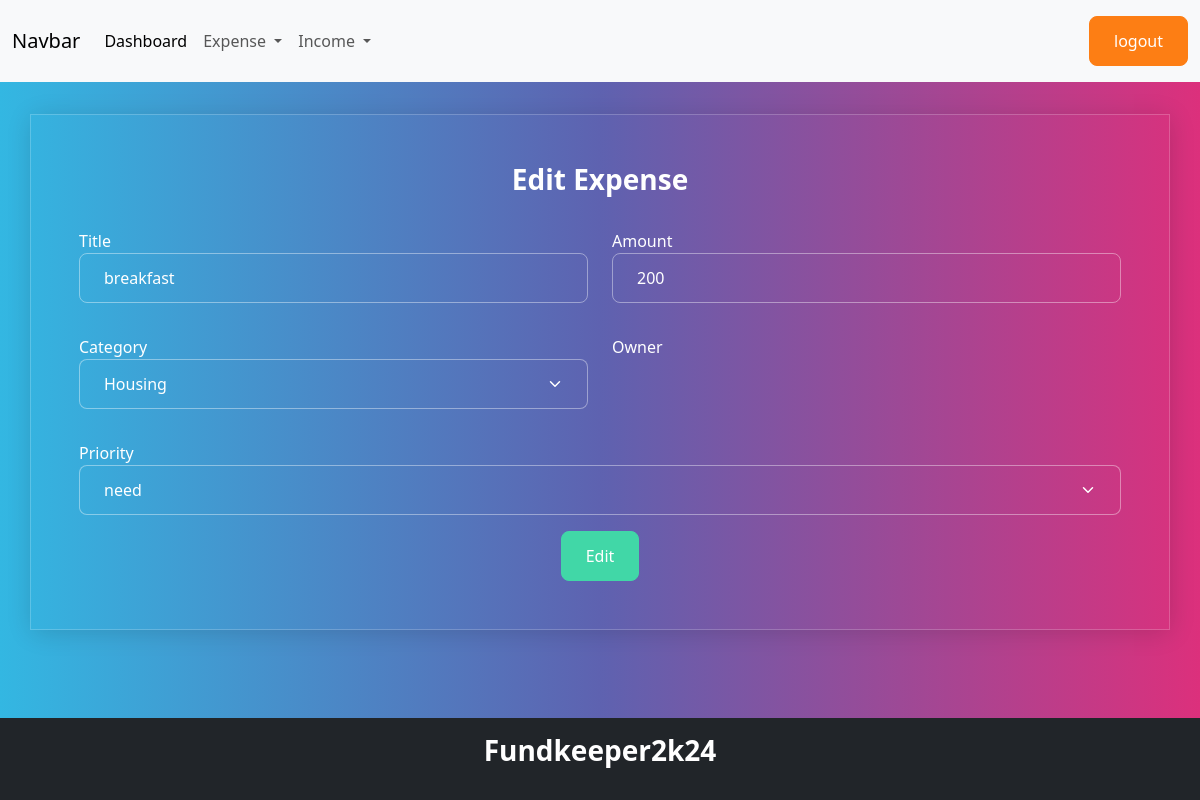
The page /expense/3/change/ (signed in) on the database its author committed.
### budget/models.py (models this page shows, shortened)
class Expense(models.Model):
    title=models.CharField(max_length=200)
    amount=models.PositiveIntegerField()
    expense_categories = (
        ("Housing", "Housing"),
        ("Transportation", "Transportation"),
        ("Food", "Food"),
        ("Health", "Health"),
        ("Entertainment", "Entertainment"),
        ("DebtPayments", "Debt Payments"),
        ("PersonalCare", "Personal Care"),
        ("Education", "Education"),
        ("Savings", "Savings"),
        ("Miscellaneous", "Miscellaneous")
    )
    category=models.CharField(max_length=200,choices=expense_categories,default="Miscellanious")
    user_object=models.ForeignKey(User,on_delete=models.CASCADE)
    created_date=models.DateTimeField(auto_now_add=True)
    priority_options=(
        ("need","need"),
        ("want","want")
    )
    priority=models.CharField(max_length=200,choices=priority_options,default="need")

### budget/views.py (the view, shortened to what this page needs)
# urls.py: path('expense/<int:pk>/change/',views.ExpenseUpdateView.as_view(),name="expense-update"),
@method_decorator(signin_required,name="dispatch")
class ExpenseUpdateView(View):
    def get(self,request,*args,**kwargs):
        id=kwargs.get("pk")
        expense_object=Expense.objects.get(id=id)
        form_instance=ExpenseForm(instance=expense_object)
        return render(request,"expense_edit.html",{"form":form_instance})

### budget/forms.py
class ExpenseForm(forms.ModelForm):
    class Meta:
        model=Expense
        exclude=("id","created_date","user_object")
        widgets={
            "title":forms.TextInput(attrs={"class":"form-control"}),
            "amount":forms.NumberInput(attrs={"class":"form-control"}),
            "category":forms.Select(attrs={"class":"form-control form-select"}),
            "priority":forms.Select(attrs={"class":"form-control form-select"}),
        }

### budget/templates/expense_edit.html (shortened to what this page needs)
{%extends 'base.html'%}
{%block main_block%}
<div class="container border shadow p-4 mt-3" >
    <h3 class="text-center">Edit Expense</h3>
    <form action="" method="post">
        <div class="row mt-3">
            <div class="col col-6">
                <label for="">Title</label>
                {{form.title}}
            </div>
            <div class="col col-6">
                <label for="">Amount</label>
                {{form.amount}}
            </div>
        </div>
        <div class="row mt-3">
            <div class="col col-6 bg-outline-primary">
                <label for="">Category</label>
                {{form.category}}
            </div>
            <div class="col col-6">
                <label for="">Owner</label>
            </div>
        </div>
        <div class="row mt-3">
            <div class="col col-12">
                <label for="">Priority</label>
                {{form.priority}}
            </div>
        </div>
         <div class="d-flex justify-content-center">
            <button type="submit" class="btn btn-success mt-2">Edit</button>
         </div>
    </form>
</div>
{%endblock%}

### rows shown on the page
Expense: title "breakfast", amount "200", category "Housing", priority "need"
